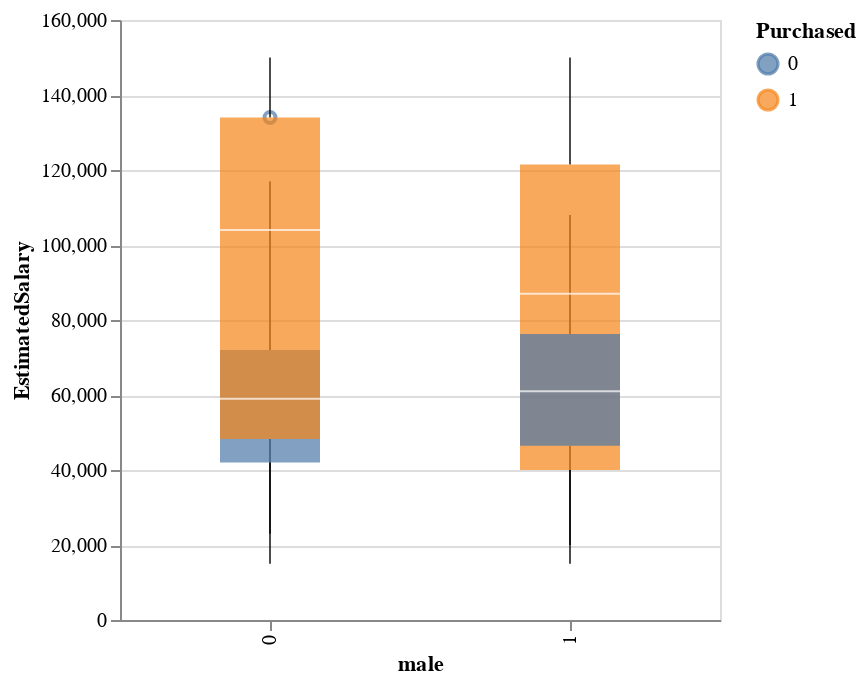

The cell this chart's notebook holds for it:
### Markdown cell above
Purchaser earn a ______________ estimated salary.

### Code cell
alt.Chart(df_train).mark_boxplot(
    size=50,
    opacity=0.7
).encode(
    x='male:N',
    y=alt.Y('EstimatedSalary:Q', scale=alt.Scale(zero=True)),  
    color='Purchased:N'
).properties(width=300)

### Figure 1 — Vega-Lite specification as saved in the notebook (floating-point values rounded to 4 significant figures; data arrays with more than 128 entries replaced by an {"elided": "..."} marker saying what was removed)
{"config": {"view": {"continuousWidth": 400, "continuousHeight": 300}}, "data": {"name": "data-c8e5ce5ac5fe444e8ce0603795e89468"}, "mark": {"type": "boxplot", "opacity": 0.7, "size": 50}, "encoding": {"color": {"field": "Purchased", "type": "nominal"}, "x": {"field": "male", "type": "nominal"}, "y": {"field": "EstimatedSalary", "scale": {"zero": true}, "type": "quantitative"}}, "width": 300, "$schema": "https://vega.github.io/schema/vega-lite/v4.17.0.json", "datasets": {"data-c8e5ce5ac5fe444e8ce0603795e89468": {"elided": "280 records"}}}
